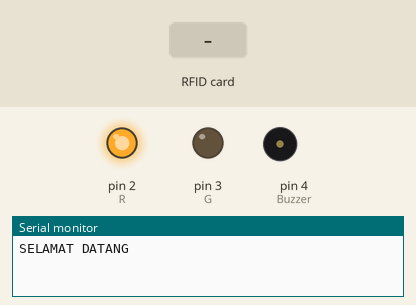
Simulated run of this sketch. Board: Arduino Uno, built with avr-gcc and run on an emulated ATmega328P. On the bench: output pins drawn as LEDs (lit = HIGH), buzzer (waves = sounding, pin HIGH), the last lines printed to the serial monitor. Wiring (inferred from the names in the program): IR receiver: data pin 5. The inputs (shaded band) are chosen by the test bench. Pins used as bus, display or sensor lines are not drawn.

Above: at 1.2 s.
1.3 s: RFID card 5E 7A 19 C4 held to the reader
At 2.1 s:
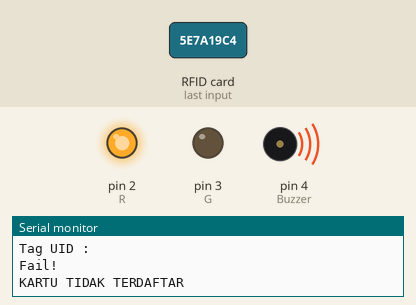
Timing chart, 0 to 4.3 s (numbered marks = the images above; inputs shaded):
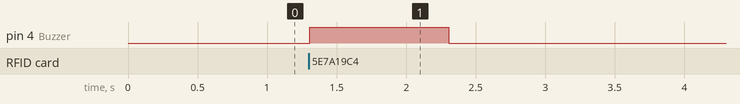

The sketch:

RFID_IR_LED.ino
```cpp
#include <SPI.h>
#include <MFRC522.h>

String uidString;

#define SS_PIN 10
#define RST_PIN 9

MFRC522 mfrc522(SS_PIN, RST_PIN);

int Buzzer = 4;
int flag = 0;
int R = 2;
int G = 3;
int IR = 5;

void setup(){
  Serial.begin(9600);
  pinMode(Buzzer, OUTPUT);
  pinMode(R, OUTPUT);
  pinMode(G, OUTPUT);
  pinMode(IR, INPUT);
  SPI.begin();
  mfrc522.PCD_Init();
  digitalWrite(R, HIGH);
  welcome();
}

void loop(){
  int readIR = digitalRead(IR);
  if(mfrc522.PICC_IsNewCardPresent() && flag == 0){
    readRFID();
    if(uidString == "199-9D-136"){
      flag = 1;
      succeed();
      Serial.println("Gate Opened!");
    } else{
      flag = 0;
      Serial.println("Fail!");
      fail();
    }
  }
  if(readIR == 0 && flag == 1){
    Serial.print("Please go!");
    flag = 0;
    digitalWrite(R, HIGH);
    digitalWrite(G, LOW);
    welcome();
  }
}

void readRFID(){
  mfrc522.PICC_ReadCardSerial();
  Serial.println("Tag UID : " + String(uidString));
  uidString = String(mfrc522.uid.uidByte[0]) + "-" +
  String(mfrc522.uid.uidByte[1], HEX) + "-" +
  String(mfrc522.uid.uidByte[2]), HEX + "-" +
  String(mfrc522.uid.uidByte[3]), HEX;
  uidString.toUpperCase();
}

void welcome(){
  Serial.println("SELAMAT DATANG");
}

void succeed(){
  Serial.println("SILAKAN MASUK");
  digitalWrite(Buzzer, HIGH);
  delay(50);
  digitalWrite(Buzzer, LOW);
  delay(50);
  digitalWrite(Buzzer, HIGH);
  delay(50);
  digitalWrite(Buzzer, LOW);
  digitalWrite(R, LOW);
  digitalWrite(G, HIGH);
}

void fail(){
  Serial.println("KARTU TIDAK TERDAFTAR");
  digitalWrite(R, HIGH);
  digitalWrite(G, LOW);
  digitalWrite(Buzzer, HIGH);
  delay(1000);
  digitalWrite(Buzzer, LOW);
  welcome();
}
```

Measured:
- after the input at 1.3 s, pin 4 (Buzzer): LOW → HIGH at once, → LOW 1.0 s later
